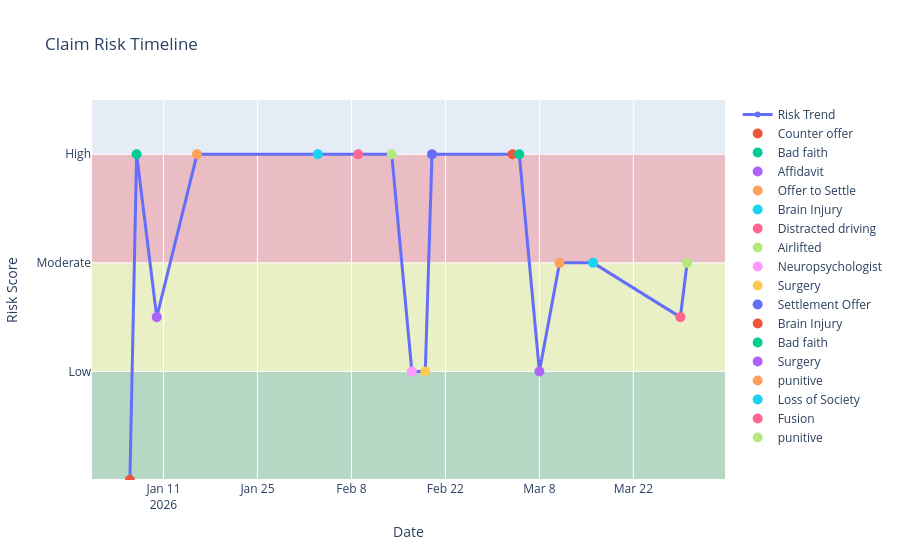

Source (notebook cell):
### Code cell
# Step 1: Add dates
results_with_dates = add_dates_to_annotations(results)

# Step 2: Build timeline
timeline = build_timeline(results_with_dates)

# Step 3: Aggregate
aggregated = aggregate_timeline(timeline)

# Step 4: Plot
plot_timeline(aggregated)

### Figure 1 — Plotly figure (JSON) as saved in the notebook; plotly's stock layout.template omitted (floating-point values rounded to 4 significant figures)
{"data": [{"line": {"width": 3}, "mode": "lines+markers", "name": "Risk Trend", "type": "scatter", "x": ["2026-01-06", "2026-01-07", "2026-01-10", "2026-01-16", "2026-02-03", "2026-02-09", "2026-02-14", "2026-02-17", "2026-02-19", "2026-02-20", "2026-03-04", "2026-03-05", "2026-03-08", "2026-03-11", "2026-03-16", "2026-03-29", "2026-03-30"], "y": [0, 3, 1.5, 3, 3, 3, 3, 1, 1, 3, 3, 3, 1, 2, 2, 1.5, 2]}, {"hoverinfo": "text", "marker": {"size": 10}, "mode": "markers", "name": "Counter offer", "text": "Counter offer (negative)", "type": "scatter", "x": ["2026-01-06"], "y": [0]}, {"hoverinfo": "text", "marker": {"size": 10}, "mode": "markers", "name": "Bad faith", "text": "Bad faith (positive)", "type": "scatter", "x": ["2026-01-07"], "y": [3]}, {"hoverinfo": "text", "marker": {"size": 10}, "mode": "markers", "name": "Affidavit", "text": "Affidavit (neutral)", "type": "scatter", "x": ["2026-01-10"], "y": [1.5]}, {"hoverinfo": "text", "marker": {"size": 10}, "mode": "markers", "name": "Offer to Settle", "text": "Offer to Settle (positive)", "type": "scatter", "x": ["2026-01-16"], "y": [3]}, {"hoverinfo": "text", "marker": {"size": 10}, "mode": "markers", "name": "Brain Injury", "text": "Brain Injury (positive)", "type": "scatter", "x": ["2026-02-03"], "y": [3]}, {"hoverinfo": "text", "marker": {"size": 10}, "mode": "markers", "name": "Distracted driving", "text": "Distracted driving (positive)", "type": "scatter", "x": ["2026-02-09"], "y": [3]}, {"hoverinfo": "text", "marker": {"size": 10}, "mode": "markers", "name": "Airlifted", "text": "Airlifted (positive)", "type": "scatter", "x": ["2026-02-14"], "y": [3]}, {"hoverinfo": "text", "marker": {"size": 10}, "mode": "markers", "name": "Neuropsychologist", "text": "Neuropsychologist (neutral)", "type": "scatter", "x": ["2026-02-17"], "y": [1]}, {"hoverinfo": "text", "marker": {"size": 10}, "mode": "markers", "name": "Surgery", "text": "Surgery (neutral)", "type": "scatter", "x": ["2026-02-19"], "y": [1]}, {"hoverinfo": "text", "marker": {"size": 10}, "mode": "markers", "name": "Settlement Offer", "text": "Settlement Offer (positive)", "type": "scatter", "x": ["2026-02-20"], "y": [3]}, {"hoverinfo": "text", "marker": {"size": 10}, "mode": "markers", "name": "Brain Injury", "text": "Brain Injury (positive)", "type": "scatter", "x": ["2026-03-04"], "y": [3]}, {"hoverinfo": "text", "marker": {"size": 10}, "mode": "markers", "name": "Bad faith", "text": "Bad faith (positive)", "type": "scatter", "x": ["2026-03-05"], "y": [3]}, {"hoverinfo": "text", "marker": {"size": 10}, "mode": "markers", "name": "Surgery", "text": "Surgery (neutral)", "type": "scatter", "x": ["2026-03-08"], "y": [1]}, {"hoverinfo": "text", "marker": {"size": 10}, "mode": "markers", "name": "punitive", "text": "punitive (positive)", "type": "scatter", "x": ["2026-03-11"], "y": [2]}, {"hoverinfo": "text", "marker": {"size": 10}, "mode": "markers", "name": "Loss of Society", "text": "Loss of Society (positive)", "type": "scatter", "x": ["2026-03-16"], "y": [2]}, {"hoverinfo": "text", "marker": {"size": 10}, "mode": "markers", "name": "Fusion", "text": "Fusion (neutral)", "type": "scatter", "x": ["2026-03-29"], "y": [1.5]}, {"hoverinfo": "text", "marker": {"size": 10}, "mode": "markers", "name": "punitive", "text": "punitive (positive)", "type": "scatter", "x": ["2026-03-30"], "y": [2]}], "layout": {"shapes": [{"fillcolor": "red", "layer": "below", "line": {"width": 0}, "opacity": 0.2, "type": "rect", "x0": 0, "x1": 1, "xref": "x domain", "y0": 2, "y1": 3, "yref": "y"}, {"fillcolor": "yellow", "layer": "below", "line": {"width": 0}, "opacity": 0.2, "type": "rect", "x0": 0, "x1": 1, "xref": "x domain", "y0": 1, "y1": 2, "yref": "y"}, {"fillcolor": "green", "layer": "below", "line": {"width": 0}, "opacity": 0.2, "type": "rect", "x0": 0, "x1": 1, "xref": "x domain", "y0": 0, "y1": 1, "yref": "y"}], "title": {"text": "Claim Risk Timeline"}, "xaxis": {"title": {"text": "Date"}}, "yaxis": {"range": [0, 3.5], "ticktext": ["Low", "Moderate", "High"], "tickvals": [1, 2, 3], "title": {"text": "Risk Score"}}}}
